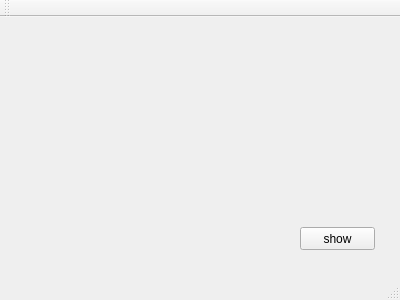
<?xml version="1.0" encoding="UTF-8"?>
<ui version="4.0">
 <class>MainWindow</class>
 <widget class="QMainWindow" name="MainWindow">
  <property name="geometry">
   <rect>
    <x>0</x>
    <y>0</y>
    <width>400</width>
    <height>300</height>
   </rect>
  </property>
  <property name="windowTitle">
   <string>MainWindow</string>
  </property>
  <widget class="QWidget" name="centralWidget">
   <widget class="QPushButton" name="showButton">
    <property name="geometry">
     <rect>
      <x>300</x>
      <y>210</y>
      <width>75</width>
      <height>23</height>
     </rect>
    </property>
    <property name="text">
     <string>show</string>
    </property>
   </widget>
  </widget>
  <widget class="QMenuBar" name="menuBar">
   <property name="geometry">
    <rect>
     <x>0</x>
     <y>0</y>
     <width>400</width>
     <height>23</height>
    </rect>
   </property>
  </widget>
  <widget class="QToolBar" name="mainToolBar">
   <attribute name="toolBarArea">
    <enum>TopToolBarArea</enum>
   </attribute>
   <attribute name="toolBarBreak">
    <bool>false</bool>
   </attribute>
  </widget>
  <widget class="QStatusBar" name="statusBar"/>
 </widget>
 <layoutdefault spacing="6" margin="11"/>
 <resources/>
 <connections/>
</ui>
